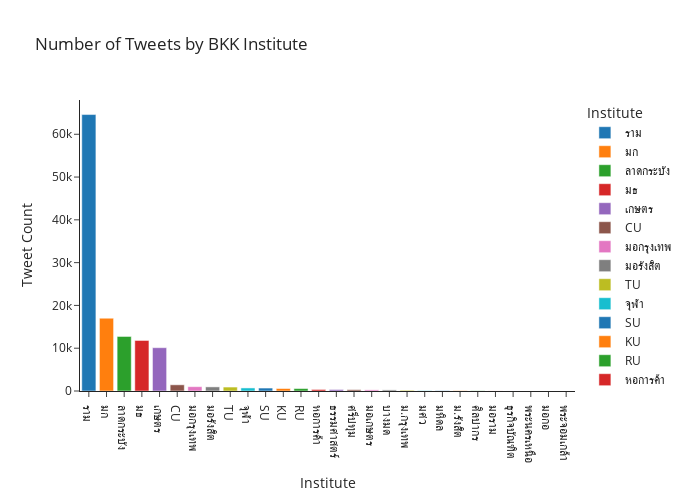

Source (notebook cell):
### Code cell
px.bar(bkk_institute_tweet_count, x = "Institute", y = "Tweet Count",
        title = "Number of Tweets by BKK Institute",
        color ="Institute", width= 700 ,height= 500)

### Figure 1 — Plotly figure (JSON) as saved in the notebook; plotly's stock layout.template omitted (floating-point values rounded to 4 significant figures)
{"data": [{"alignmentgroup": "True", "hovertemplate": "Institute=%{x}<br>Tweet Count=%{y}<extra></extra>", "legendgroup": "ราม", "marker": {"color": "#1F77B4", "pattern": {"shape": ""}}, "name": "ราม", "offsetgroup": "ราม", "orientation": "v", "showlegend": true, "textposition": "auto", "type": "bar", "x": ["ราม"], "xaxis": "x", "y": [64608], "yaxis": "y"}, {"alignmentgroup": "True", "hovertemplate": "Institute=%{x}<br>Tweet Count=%{y}<extra></extra>", "legendgroup": "มก", "marker": {"color": "#FF7F0E", "pattern": {"shape": ""}}, "name": "มก", "offsetgroup": "มก", "orientation": "v", "showlegend": true, "textposition": "auto", "type": "bar", "x": ["มก"], "xaxis": "x", "y": [17016], "yaxis": "y"}, {"alignmentgroup": "True", "hovertemplate": "Institute=%{x}<br>Tweet Count=%{y}<extra></extra>", "legendgroup": "ลาดกระบัง", "marker": {"color": "#2CA02C", "pattern": {"shape": ""}}, "name": "ลาดกระบัง", "offsetgroup": "ลาดกระบัง", "orientation": "v", "showlegend": true, "textposition": "auto", "type": "bar", "x": ["ลาดกระบัง"], "xaxis": "x", "y": [12747], "yaxis": "y"}, {"alignmentgroup": "True", "hovertemplate": "Institute=%{x}<br>Tweet Count=%{y}<extra></extra>", "legendgroup": "มธ", "marker": {"color": "#D62728", "pattern": {"shape": ""}}, "name": "มธ", "offsetgroup": "มธ", "orientation": "v", "showlegend": true, "textposition": "auto", "type": "bar", "x": ["มธ"], "xaxis": "x", "y": [11812], "yaxis": "y"}, {"alignmentgroup": "True", "hovertemplate": "Institute=%{x}<br>Tweet Count=%{y}<extra></extra>", "legendgroup": "เกษตร", "marker": {"color": "#9467BD", "pattern": {"shape": ""}}, "name": "เกษตร", "offsetgroup": "เกษตร", "orientation": "v", "showlegend": true, "textposition": "auto", "type": "bar", "x": ["เกษตร"], "xaxis": "x", "y": [10121], "yaxis": "y"}, {"alignmentgroup": "True", "hovertemplate": "Institute=%{x}<br>Tweet Count=%{y}<extra></extra>", "legendgroup": "CU", "marker": {"color": "#8C564B", "pattern": {"shape": ""}}, "name": "CU", "offsetgroup": "CU", "orientation": "v", "showlegend": true, "textposition": "auto", "type": "bar", "x": ["CU"], "xaxis": "x", "y": [1448], "yaxis": "y"}, {"alignmentgroup": "True", "hovertemplate": "Institute=%{x}<br>Tweet Count=%{y}<extra></extra>", "legendgroup": "มอกรุงเทพ", "marker": {"color": "#E377C2", "pattern": {"shape": ""}}, "name": "มอกรุงเทพ", "offsetgroup": "มอกรุงเทพ", "orientation": "v", "showlegend": true, "textposition": "auto", "type": "bar", "x": ["มอกรุงเทพ"], "xaxis": "x", "y": [1013], "yaxis": "y"}, {"alignmentgroup": "True", "hovertemplate": "Institute=%{x}<br>Tweet Count=%{y}<extra></extra>", "legendgroup": "มอรังสิต", "marker": {"color": "#7F7F7F", "pattern": {"shape": ""}}, "name": "มอรังสิต", "offsetgroup": "มอรังสิต", "orientation": "v", "showlegend": true, "textposition": "auto", "type": "bar", "x": ["มอรังสิต"], "xaxis": "x", "y": [963], "yaxis": "y"}, {"alignmentgroup": "True", "hovertemplate": "Institute=%{x}<br>Tweet Count=%{y}<extra></extra>", "legendgroup": "TU", "marker": {"color": "#BCBD22", "pattern": {"shape": ""}}, "name": "TU", "offsetgroup": "TU", "orientation": "v", "showlegend": true, "textposition": "auto", "type": "bar", "x": ["TU"], "xaxis": "x", "y": [921], "yaxis": "y"}, {"alignmentgroup": "True", "hovertemplate": "Institute=%{x}<br>Tweet Count=%{y}<extra></extra>", "legendgroup": "จุฬา ", "marker": {"color": "#17BECF", "pattern": {"shape": ""}}, "name": "จุฬา ", "offsetgroup": "จุฬา ", "orientation": "v", "showlegend": true, "textposition": "auto", "type": "bar", "x": ["จุฬา "], "xaxis": "x", "y": [715], "yaxis": "y"}, {"alignmentgroup": "True", "hovertemplate": "Institute=%{x}<br>Tweet Count=%{y}<extra></extra>", "legendgroup": "SU", "marker": {"color": "#1F77B4", "pattern": {"shape": ""}}, "name": "SU", "offsetgroup": "SU", "orientation": "v", "showlegend": true, "textposition": "auto", "type": "bar", "x": ["SU"], "xaxis": "x", "y": [689], "yaxis": "y"}, {"alignmentgroup": "True", "hovertemplate": "Institute=%{x}<br>Tweet Count=%{y}<extra></extra>", "legendgroup": "KU", "marker": {"color": "#FF7F0E", "pattern": {"shape": ""}}, "name": "KU", "offsetgroup": "KU", "orientation": "v", "showlegend": true, "textposition": "auto", "type": "bar", "x": ["KU"], "xaxis": "x", "y": [581], "yaxis": "y"}, {"alignmentgroup": "True", "hovertemplate": "Institute=%{x}<br>Tweet Count=%{y}<extra></extra>", "legendgroup": "RU", "marker": {"color": "#2CA02C", "pattern": {"shape": ""}}, "name": "RU", "offsetgroup": "RU", "orientation": "v", "showlegend": true, "textposition": "auto", "type": "bar", "x": ["RU"], "xaxis": "x", "y": [573], "yaxis": "y"}, {"alignmentgroup": "True", "hovertemplate": "Institute=%{x}<br>Tweet Count=%{y}<extra></extra>", "legendgroup": "หอการค้า", "marker": {"color": "#D62728", "pattern": {"shape": ""}}, "name": "หอการค้า", "offsetgroup": "หอการค้า", "orientation": "v", "showlegend": true, "textposition": "auto", "type": "bar", "x": ["หอการค้า"], "xaxis": "x", "y": [359], "yaxis": "y"}, {"alignmentgroup": "True", "hovertemplate": "Institute=%{x}<br>Tweet Count=%{y}<extra></extra>", "legendgroup": "ธรรมศาสตร์", "marker": {"color": "#9467BD", "pattern": {"shape": ""}}, "name": "ธรรมศาสตร์", "offsetgroup": "ธรรมศาสตร์", "orientation": "v", "showlegend": true, "textposition": "auto", "type": "bar", "x": ["ธรรมศาสตร์"], "xaxis": "x", "y": [354], "yaxis": "y"}, {"alignmentgroup": "True", "hovertemplate": "Institute=%{x}<br>Tweet Count=%{y}<extra></extra>", "legendgroup": "ศรีปทุม", "marker": {"color": "#8C564B", "pattern": {"shape": ""}}, "name": "ศรีปทุม", "offsetgroup": "ศรีปทุม", "orientation": "v", "showlegend": true, "textposition": "auto", "type": "bar", "x": ["ศรีปทุม"], "xaxis": "x", "y": [312], "yaxis": "y"}, {"alignmentgroup": "True", "hovertemplate": "Institute=%{x}<br>Tweet Count=%{y}<extra></extra>", "legendgroup": "มอเกษตร", "marker": {"color": "#E377C2", "pattern": {"shape": ""}}, "name": "มอเกษตร", "offsetgroup": "มอเกษตร", "orientation": "v", "showlegend": true, "textposition": "auto", "type": "bar", "x": ["มอเกษตร"], "xaxis": "x", "y": [268], "yaxis": "y"}, {"alignmentgroup": "True", "hovertemplate": "Institute=%{x}<br>Tweet Count=%{y}<extra></extra>", "legendgroup": "บางมด", "marker": {"color": "#7F7F7F", "pattern": {"shape": ""}}, "name": "บางมด", "offsetgroup": "บางมด", "orientation": "v", "showlegend": true, "textposition": "auto", "type": "bar", "x": ["บางมด"], "xaxis": "x", "y": [259], "yaxis": "y"}, {"alignmentgroup": "True", "hovertemplate": "Institute=%{x}<br>Tweet Count=%{y}<extra></extra>", "legendgroup": "ม.กรุงเทพ", "marker": {"color": "#BCBD22", "pattern": {"shape": ""}}, "name": "ม.กรุงเทพ", "offsetgroup": "ม.กรุงเทพ", "orientation": "v", "showlegend": true, "textposition": "auto", "type": "bar", "x": ["ม.กรุงเทพ"], "xaxis": "x", "y": [169], "yaxis": "y"}, {"alignmentgroup": "True", "hovertemplate": "Institute=%{x}<br>Tweet Count=%{y}<extra></extra>", "legendgroup": "มศว", "marker": {"color": "#17BECF", "pattern": {"shape": ""}}, "name": "มศว", "offsetgroup": "มศว", "orientation": "v", "showlegend": true, "textposition": "auto", "type": "bar", "x": ["มศว"], "xaxis": "x", "y": [78], "yaxis": "y"}, {"alignmentgroup": "True", "hovertemplate": "Institute=%{x}<br>Tweet Count=%{y}<extra></extra>", "legendgroup": "มหิดล", "marker": {"color": "#1F77B4", "pattern": {"shape": ""}}, "name": "มหิดล", "offsetgroup": "มหิดล", "orientation": "v", "showlegend": true, "textposition": "auto", "type": "bar", "x": ["มหิดล"], "xaxis": "x", "y": [72], "yaxis": "y"}, {"alignmentgroup": "True", "hovertemplate": "Institute=%{x}<br>Tweet Count=%{y}<extra></extra>", "legendgroup": "ม.รังสิต", "marker": {"color": "#FF7F0E", "pattern": {"shape": ""}}, "name": "ม.รังสิต", "offsetgroup": "ม.รังสิต", "orientation": "v", "showlegend": true, "textposition": "auto", "type": "bar", "x": ["ม.รังสิต"], "xaxis": "x", "y": [69], "yaxis": "y"}, {"alignmentgroup": "True", "hovertemplate": "Institute=%{x}<br>Tweet Count=%{y}<extra></extra>", "legendgroup": "ศิลปากร", "marker": {"color": "#2CA02C", "pattern": {"shape": ""}}, "name": "ศิลปากร", "offsetgroup": "ศิลปากร", "orientation": "v", "showlegend": true, "textposition": "auto", "type": "bar", "x": ["ศิลปากร"], "xaxis": "x", "y": [51], "yaxis": "y"}, {"alignmentgroup": "True", "hovertemplate": "Institute=%{x}<br>Tweet Count=%{y}<extra></extra>", "legendgroup": "มอราม", "marker": {"color": "#D62728", "pattern": {"shape": ""}}, "name": "มอราม", "offsetgroup": "มอราม", "orientation": "v", "showlegend": true, "textposition": "auto", "type": "bar", "x": ["มอราม"], "xaxis": "x", "y": [17], "yaxis": "y"}, {"alignmentgroup": "True", "hovertemplate": "Institute=%{x}<br>Tweet Count=%{y}<extra></extra>", "legendgroup": "ธุรกิจบัณฑิต", "marker": {"color": "#9467BD", "pattern": {"shape": ""}}, "name": "ธุรกิจบัณฑิต", "offsetgroup": "ธุรกิจบัณฑิต", "orientation": "v", "showlegend": true, "textposition": "auto", "type": "bar", "x": ["ธุรกิจบัณฑิต"], "xaxis": "x", "y": [9], "yaxis": "y"}, {"alignmentgroup": "True", "hovertemplate": "Institute=%{x}<br>Tweet Count=%{y}<extra></extra>", "legendgroup": "พระนครเหนือ", "marker": {"color": "#8C564B", "pattern": {"shape": ""}}, "name": "พระนครเหนือ", "offsetgroup": "พระนครเหนือ", "orientation": "v", "showlegend": true, "textposition": "auto", "type": "bar", "x": ["พระนครเหนือ"], "xaxis": "x", "y": [7], "yaxis": "y"}, {"alignmentgroup": "True", "hovertemplate": "Institute=%{x}<br>Tweet Count=%{y}<extra></extra>", "legendgroup": "มอกอ", "marker": {"color": "#E377C2", "pattern": {"shape": ""}}, "name": "มอกอ", "offsetgroup": "มอกอ", "orientation": "v", "showlegend": true, "textposition": "auto", "type": "bar", "x": ["มอกอ"], "xaxis": "x", "y": [5], "yaxis": "y"}, {"alignmentgroup": "True", "hovertemplate": "Institute=%{x}<br>Tweet Count=%{y}<extra></extra>", "legendgroup": "พระจอมเกล้า", "marker": {"color": "#7F7F7F", "pattern": {"shape": ""}}, "name": "พระจอมเกล้า", "offsetgroup": "พระจอมเกล้า", "orientation": "v", "showlegend": true, "textposition": "auto", "type": "bar", "x": ["พระจอมเกล้า"], "xaxis": "x", "y": [4], "yaxis": "y"}], "layout": {"barmode": "relative", "height": 500, "legend": {"title": {"text": "Institute"}, "tracegroupgap": 0}, "title": {"text": "Number of Tweets by BKK Institute"}, "width": 700, "xaxis": {"anchor": "y", "categoryarray": ["ราม", "มก", "ลาดกระบัง", "มธ", "เกษตร", "CU", "มอกรุงเทพ", "มอรังสิต", "TU", "จุฬา ", "SU", "KU", "RU", "หอการค้า", "ธรรมศาสตร์", "ศรีปทุม", "มอเกษตร", "บางมด", "ม.กรุงเทพ", "มศว", "มหิดล", "ม.รังสิต", "ศิลปากร", "มอราม", "ธุรกิจบัณฑิต", "พระนครเหนือ", "มอกอ", "พระจอมเกล้า"], "categoryorder": "array", "domain": [0, 1], "title": {"text": "Institute"}}, "yaxis": {"anchor": "x", "domain": [0, 1], "title": {"text": "Tweet Count"}}}}
